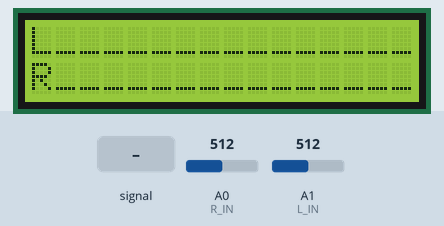
A sketch run on a simulated Arduino Uno, built for the host (arithmetic inside an expression is 32-bit, double 64-bit). Shown: 16×2 character LCD. The test bench sets the inputs (shaded band); at power-on: A0 (R_IN) = 512, A1 (L_IN) = 512.

Above: at 6.2 s.
6.3 s: A0 (R_IN) fed a 200 Hz sine of ±81 counts around its level
At 6.48 s:
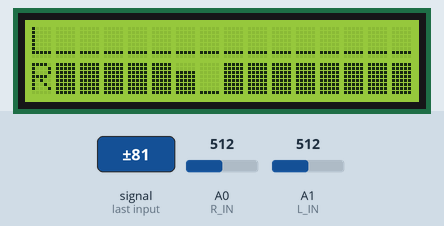
8.7 s: A0 (R_IN) set to 716
At 9.9 s:
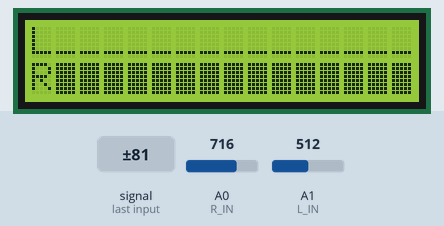
10.2 s: A1 (L_IN) set to 516
At 11.3 s:
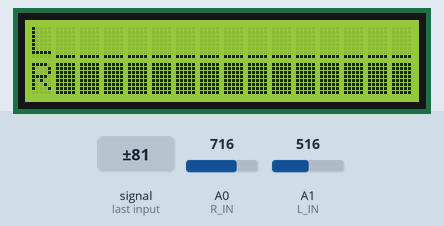
11.7 s: A0 (R_IN) set to 546
13.2 s: A0 (R_IN) set to 535
At 14.2 s:
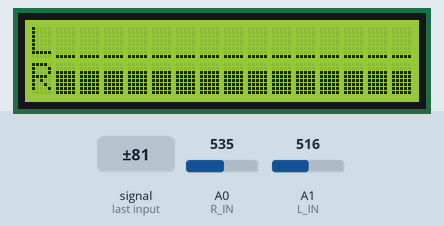
14.7 s: A1 (L_IN) set to 716
At 15.7 s:
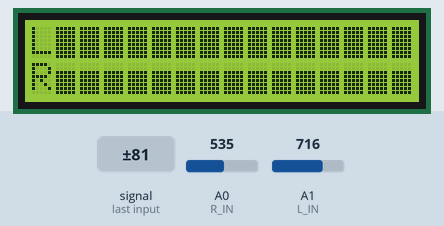
Timing chart, 0 to 17.2 s (numbered marks = the images above; inputs shaded):
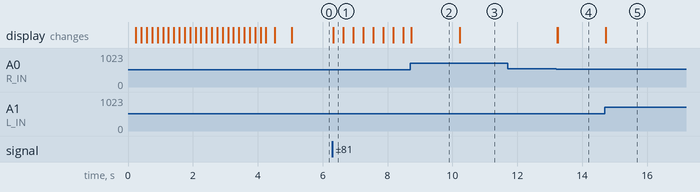

The sketch:

sesnor_kalibrasi_lcd.ino
```cpp
/* FFT_TEST4
  Ray Burnette 20130810 function clean-up & 1284 port (328 verified)
  Uses 2x16 Parallel LCD in 4-bit mode, see LiquidCrystal lib call for details
  http://forum.arduino.cc/index.php?PHPSESSID=4karr49jlndufvtlqs9pdd4g96&topic=38153.15
  Modified by varind in 2013: this code is public domain, enjoy!
  http://www.variableindustries.com/audio-spectrum-analyzer/
  328P = Binary sketch size: 5,708 bytes (of a 32,256 byte maximum)
  1284P= Binary sketch size: 5,792 bytes (of a 130,048 byte maximum) Free RAM = 15456
  Binary sketch size: 8,088 bytes (of a 130,048 byte maximum) (Debug)
*/

#include <LiquidCrystal.h>
//#include <fix_fft.h>

#define DEBUG 0
#define L_IN 1 // Audio input A0 Arduino
#define R_IN 0 // Audio input A1 Arduino

const int Yres = 8;
const int gain = 3;
float peaks[64];
char im[64], data[64];
char Rim[64], Rdata[64];
char data_avgs[64];
int debugLoop;
int i;
int load;

LiquidCrystal lcd(11, 10, 7, 6, 5, 4); // pins to LCD

// Custom CHARACTERS
byte v1[8] = {
  B00000, B00000, B00000, B00000, B00000, B00000, B00000, B11111
};
byte v2[8] = {
  B00000, B00000, B00000, B00000, B00000, B00000, B00000, B11111
};
byte v3[8] = {
  B00000, B00000, B00000, B00000, B00000, B11111, B11111, B11111
};
byte v4[8] = {
  B00000, B00000, B00000, B00000, B11111, B11111, B11111, B11111
};
byte v5[8] = {
  B00000, B00000, B00000, B11111, B11111, B11111, B11111, B11111
};
byte v6[8] = {
  B00000, B00000, B11111, B11111, B11111, B11111, B11111, B11111
};
byte v7[8] = {
  B00000, B11111, B11111, B11111, B11111, B11111, B11111, B11111
};
byte v8[8] = {
  B11111, B11111, B11111, B11111, B11111, B11111, B11111, B11111
};

void setup() {

  if (DEBUG) {
    Serial.begin(9600); // hardware serial
    Serial.print("Debug ON");
    Serial.println("");
  }

  lcd.begin(16, 2);
  lcd.clear();
  lcd.createChar(1, v1);
  lcd.createChar(2, v2);
  lcd.createChar(3, v3);
  lcd.createChar(4, v4);
  lcd.createChar(5, v5);
  lcd.createChar(6, v6);
  lcd.createChar(7, v7);
  lcd.createChar(8, v8);

  for (i=0;i<80;i++)
  {
    for (load = 0; load < i / 5; load++)
    {
      lcd.setCursor(load, 1);
      lcd.write(5);
    }
    if (load < 1)
    {
      lcd.setCursor(0, 1);
      lcd.write(5);
    }

    lcd.setCursor(load + 1, 1);
    lcd.write((i - i / 5 * 5) + 1);
    for (load = load + 2; load < 16; load++)
    {
      lcd.setCursor(load, 1);
      lcd.write(9);
    }
    lcd.setCursor(0, 0);
    lcd.print("LOADING.........");
    delay(50);
  }
  lcd.clear();
  delay(500);
}

void loop() {

  for (int i = 0; i < 64; i++) {    // 64 bins = 32 bins of usable spectrum data
    data[i]  = ((analogRead(L_IN) / 4 ) - 128);  // chose how to interpret the data from analog in
    im[i]  = 0;   // imaginary component
    Rdata[i] = ((analogRead(R_IN) / 4 ) - 128);  // chose how to interpret the data from analog in
    Rim[i] = 0;   // imaginary component
  }

//  fix_fft(data, im, 6, 0);   // Send Left channel normalized analog values through fft
  //fix_fft(Rdata, Rim, 6, 0); // Send Right channel normalized analog values through fft

  // At this stage, we have two arrays of [0-31] frequency bins deep [32-63] duplicate

  // calculate the absolute values of bins in the array - only want positive values
  for (int i = 0; i < 32; i++) {
    data[i] = sqrt(data[i]  *  data[i] +  im[i] *  im[i]);
    Rdata[i] = sqrt(Rdata[i] * Rdata[i] + Rim[i] * Rim[i]);

    // COPY the Right low-band (0-15) into the Left high-band (16-31) for display ease
    if (i < 16) {
      data_avgs[i] = data[i];
    }
    else {
      data_avgs[i] = Rdata[i - 16];
    }

    // Remap values to physical display constraints... that is, 8 display custom character indexes + "_"
    data_avgs[i] = constrain(data_avgs[i], 0, 9 - gain);     //data samples * range (0-9) = 9
    data_avgs[i] = map(data_avgs[i], 0, 9 - gain, 0, Yres);  // remap averaged values
  }

  Two16_LCD();
  decay(1);
}

void Two16_LCD() {
  lcd.setCursor(0, 0);
  lcd.print("L"); // Channel ID replaces bin #0 due to hum & noise
  lcd.setCursor(0, 1);
  lcd.print("R"); // ditto

  for (int x = 1; x < 16; x++) {  // init 0 to show lowest band overloaded with hum
    int y = x + 16; // second display line
    if (data_avgs[x] > peaks[x]) peaks[x] = data_avgs[x];
    if (data_avgs[y] > peaks[y]) peaks[y] = data_avgs[y];

    lcd.setCursor(x, 0); // draw first (top) row Left
    if (peaks[x] == 0) {
      lcd.print("_");  // less LCD artifacts than " "
    }
    else {
      lcd.write(peaks[x]);
    }

    lcd.setCursor(x, 1); // draw second (bottom) row Right
    if (peaks[y] == 0) {
      lcd.print("_");
    }
    else {
      lcd.write(peaks[y]);
    }
  }

  debugLoop++;
  if (DEBUG && (debugLoop > 99)) {
    Serial.print( "Free RAM = " );
    Serial.println( freeRam(), DEC);
    Serial.println( millis(), DEC);
    debugLoop = 0;
  }
}


int freeRam () {
  extern int __heap_start, *__brkval;
  int v;
  return (int) &v - (__brkval == 0 ? (int) &__heap_start : (int) __brkval);
}


void decay(int decayrate) {
  int DecayTest = 1;
  // reduce the values of the last peaks by 1
  if (DecayTest == decayrate) {
    for (int x = 0; x < 32; x++) {
      peaks[x] = peaks[x] - 1;  // subtract 1 from each column peaks
      DecayTest = 0;
    }
  }

  DecayTest++;
}
```

Measured:
- the behaviour switches between 515 and 516 on A1 (L_IN) (found by bisection; images 2 and 3)
- the behaviour switches between 536 and 535 on A0 (R_IN) (found by bisection; images 3 and 4)
- after the input at 6.3 s, the display: changes at once (image 1)
- after the input at 8.7 s, the display: changes at once (image 2)
- after the input at 10.2 s, the display: changes at once (image 3)
- after the input at 11.7 s, every drawn part: stays the same
- after the input at 13.2 s, the display: first changes at once (image 4 shows a later state)
- after the input at 14.7 s, the display: changes at once (image 5)
